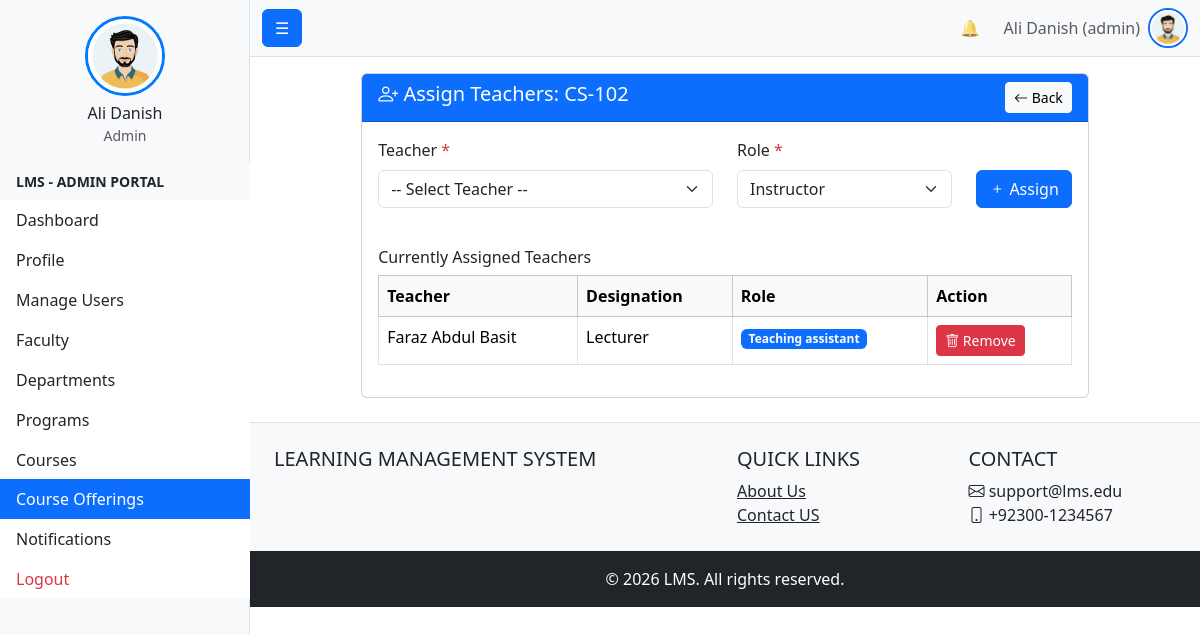
Screenshot of /admin_tools/Academic/Courses/offering/assign_teacher.php?id=1 (signed in) with the database file from the repository.
### tables this page shows
CREATE TABLE `users` (
  `id` int(11) NOT NULL,
  `first_name` varchar(100) NOT NULL,
  `last_name` varchar(100) NOT NULL,
  `full_name` varchar(201) GENERATED ALWAYS AS (concat(`first_name`,' ',`last_name`)) STORED,
  `email` varchar(255) DEFAULT NULL,
  `contact_number` varchar(20) DEFAULT NULL,
  `profile_image` varchar(255) DEFAULT NULL COMMENT 'Stores profile image filename (stored in /public/uploads/profiles/)',
  `campus_id` int(11) DEFAULT NULL,
  `gender` enum('male','female','other') DEFAULT NULL,
  `cnic` varchar(15) DEFAULT NULL,
  `date_of_birth` date DEFAULT NULL,
  `address` text DEFAULT NULL,
  `password_hash` varchar(255) NOT NULL,
  `user_code` varchar(255) NOT NULL,
  `status` enum('active','inactive','suspended') NOT NULL DEFAULT 'active',
  `is_deleted` tinyint(1) NOT NULL DEFAULT 0,
  `created_at` timestamp NOT NULL DEFAULT current_timestamp(),
  `updated_at` timestamp NOT NULL DEFAULT current_timestamp() ON UPDATE current_timestamp(),
  `last_login_at` datetime DEFAULT NULL
);

CREATE TABLE `roles` (
  `role_id` int(11) NOT NULL,
  `role_name` enum('student','faculty','admin','student_affairs','examination','admission','accounts') NOT NULL
);

CREATE TABLE `course_offering` (
  `offering_id` int(11) NOT NULL,
  `course_id` int(11) NOT NULL,
  `academic_year` varchar(9) NOT NULL,
  `semester` enum('1','2','3','4','5','6','7','8','9','10') NOT NULL,
  `term` enum('Fall','Spring','Summer') NOT NULL DEFAULT 'Fall',
  `max_enrollment` int(11) DEFAULT NULL,
  `location` varchar(100) DEFAULT NULL,
  `created_at` timestamp NOT NULL DEFAULT current_timestamp(),
  `updated_at` timestamp NOT NULL DEFAULT current_timestamp() ON UPDATE current_timestamp()
);

CREATE TABLE `course` (
  `course_id` int(11) NOT NULL,
  `department_id` int(11) NOT NULL,
  `course_code` varchar(50) NOT NULL,
  `course_name` varchar(150) NOT NULL,
  `credit_hrs` int(11) NOT NULL,
  `course_type` enum('core','elective') NOT NULL,
  `recommended_semester` int(11) DEFAULT NULL COMMENT 'Recommended semester for the course',
  `description` text DEFAULT NULL,
  `created_at` timestamp NOT NULL DEFAULT current_timestamp(),
  `updated_at` timestamp NOT NULL DEFAULT current_timestamp() ON UPDATE current_timestamp(),
  `is_deleted` tinyint(1) NOT NULL DEFAULT 0,
  `updated_by` int(11) DEFAULT NULL
);

CREATE TABLE `course_teacher` (
  `course_teacher_id` int(11) NOT NULL,
  `offering_id` int(11) NOT NULL,
  `teacher_id` int(11) NOT NULL,
  `role` enum('instructor','co_instructor','lab_instructor','teaching_assistant') NOT NULL DEFAULT 'instructor',
  `created_at` timestamp NOT NULL DEFAULT current_timestamp(),
  `updated_at` timestamp NOT NULL DEFAULT current_timestamp() ON UPDATE current_timestamp()
);

CREATE TABLE `teacher` (
  `teacher_id` int(11) NOT NULL,
  `department_id` int(11) NOT NULL,
  `program_id` int(11) DEFAULT NULL,
  `employee_number` varchar(50) NOT NULL,
  `designation` enum('lecturer','assistant_professor','associate_professor','professor','lab_assistant') NOT NULL,
  `hire_date` date NOT NULL,
  `employment_status` enum('active','on_leave','resigned','retired','terminated') NOT NULL DEFAULT 'active',
  `research_area` varchar(255) DEFAULT NULL,
  `created_at` timestamp NOT NULL DEFAULT current_timestamp(),
  `updated_at` timestamp NOT NULL DEFAULT current_timestamp() ON UPDATE current_timestamp()
);

### config.php (called while the page is built, shortened)
<?php
function url(string $path = ''): string {
    return rtrim(BASE_URL, '/') . '/' . ltrim($path, '/');
}

### admin_tools/Academic/Courses/offering/assign_teacher.php (the view, shortened to what this page needs)
<?php
require_once $_SERVER['DOCUMENT_ROOT'] . '/project1/bootstrap.php';
$offering_id = (int)$_GET['id'];
$stmt = $conn->prepare("
    SELECT co.*, c.course_code, c.course_name, d.department_id
    FROM course_offering co
    JOIN course c ON co.course_id = c.course_id
    JOIN department d ON c.department_id = d.department_id
    WHERE co.offering_id = ?
");
$stmt->bind_param('i', $offering_id);
$stmt->execute();
$offering = $stmt->get_result()->fetch_assoc();
$assigned = $conn->query("
    SELECT ct.*, u.first_name, u.last_name, t.designation
    FROM course_teacher ct
    JOIN users u ON ct.teacher_id = u.id
    JOIN teacher t ON ct.teacher_id = t.teacher_id
    WHERE ct.offering_id = $offering_id
")->fetch_all(MYSQLI_ASSOC);
?>
<div class="container-fluid">
    <div class="row">
        <div class="col-lg-10 mx-auto">
            <div class="card">
                <div class="card-header bg-primary text-white d-flex justify-content-between">
                    <h5 class="mb-0">
                        <i class="bi bi-person-plus"></i> Assign Teachers:
                        <?= htmlspecialchars($offering['course_code']) ?>
                    </h5>
                    <a href="offering_list.php" class="btn btn-light btn-sm">
                        <i class="bi bi-arrow-left"></i> Back
                    </a>
                </div>
                <div class="card-body">
                    <form method="POST" class="mb-4">
                        <div class="row">
                            <div class="col-md-6 mb-3">
                                <label class="form-label">Teacher <span class="text-danger">*</span></label>
                                <select name="teacher_id" class="form-select" required>
                                    <option value="">-- Select Teacher --</option>
                                </select>
                            </div>
                            <div class="col-md-4 mb-3">
                                <label class="form-label">Role <span class="text-danger">*</span></label>
                                <select name="role" class="form-select" required>
                                    <option value="instructor">Instructor</option>
                                </select>
                            </div>
                            <div class="col-md-2 mb-3">
                                <label class="form-label">&nbsp;</label>
                                <button type="submit" class="btn btn-primary w-100">
                                    <i class="bi bi-plus"></i> Assign
                                </button>
                            </div>
                        </div>
                    </form>
                    <h6>Currently Assigned Teachers</h6>
                    <?php if (empty($assigned)): ?>
                        <div class="alert alert-info">No teachers assigned yet.</div>
                    <?php else: ?>
                        <table class="table table-bordered">
                            <thead class="table-light">
                                <tr>
                                    <th>Teacher</th>
                                    <th>Designation</th>
                                    <th>Role</th>
                                    <th>Action</th>
                                </tr>
                            </thead>
                            <tbody>
                                <?php foreach ($assigned as $a): ?>
                                    <tr>
                                        <td><?= htmlspecialchars($a['first_name'] . ' ' . $a['last_name']) ?></td>
                                        <td><?= ucfirst(str_replace('_', ' ', $a['designation'])) ?></td>
                                        <td>
                                            <span class="badge bg-primary">
                                                <?= ucfirst(str_replace('_', ' ', $a['role'])) ?>
                                            </span>
                                        </td>
                                        <td>
                                            <a href="?id=<?= $offering_id ?>&remove=<?= $a['course_teacher_id'] ?>"
                                               class="btn btn-sm btn-danger"
                                               onclick="return confirm('Remove this teacher?')">
                                                <i class="bi bi-trash"></i> Remove
                                            </a>
                                        </td>
                                    </tr>
                                <?php endforeach; ?>
                            </tbody>
                        </table>
                    <?php endif; ?>
                </div>
            </div>
        </div>
    </div>
</div>
<?php
require_once '../../../../templates/layout/master_base.php';
?>

### templates/layout/navbar.php (shortened to what this page needs)
<?php
require_once $_SERVER['DOCUMENT_ROOT'].'/project1/bootstrap.php';
$name = 'Guest';
$role = 'guest';
$profile_image_url = url('public/male_avatar.jpeg');
if (isset($_SESSION['user_id'])) {
    $user_id = $_SESSION['user_id'];
    $stmt = $conn->prepare("
        SELECT u.full_name, r.role_name
        FROM users u
        LEFT JOIN user_roles ur ON u.id = ur.user_id
        LEFT JOIN roles r ON ur.role_id = r.role_id
        WHERE u.id = ?
        LIMIT 1
    ");
    $stmt->bind_param('i', $user_id);
    $stmt->execute();
    $result = $stmt->get_result();
    if ($row = $result->fetch_assoc()) {
        $name = $row['full_name'];
        $role = $row['role_name'] ?? 'guest';
    }
} else {
    $unread_count = 0;
    $notifications = [];
}
?>
<nav class="navbar navbar-expand-lg navbar-light bg-light border-bottom">
    <div class="container-fluid">
        <button class="btn btn-primary " id="sidebarToggle">☰</button>
        <div class="collapse navbar-collapse" id="navbarNav">
            <ul class="navbar-nav ms-auto align-items-center">
                <li class="nav-item dropdown me-3">
                    <a class="nav-link position-relative" href="#" id="notificationDropdown" role="button"
                       data-bs-toggle="dropdown" aria-expanded="false" title="Notifications">
                        🔔
                    </a>
                </li>
                <li class="nav-item me-2">
                    <span class="text-muted"><?= htmlspecialchars($name) ?> (<?= htmlspecialchars($role) ?>)</span>
                </li>
                <li class="nav-item dropdown">
                    <a class="nav-link p-0" href="#" id="userDropdown" role="button" data-bs-toggle="dropdown" aria-expanded="false" title="Profile Menu">
                        <img src="<?= $profile_image_url ?>" alt="Profile" class="rounded-circle border border-2 border-primary" style="width: 40px; height: 40px; object-fit: cover; cursor: pointer;">
                    </a>
                </li>
            </ul>
        </div>
    </div>
</nav>

### rows the page displays
users: full_name "Ali Danish", roles.role_name "admin"
course_offering: course.course_code "CS-102"
course_teacher: users.first_name+last_name "Faraz Abdul Basit", teacher.designation "Lecturer", role "Teaching assistant"

### other values shown
$name "Ali Danish"
$role "Admin"
$role "ADMIN"
$label "Dashboard"
$label "Profile"
$label "Manage Users"
$label "Faculty"
$label "Departments"
$label "Programs"
$label "Courses"
$label "Course Offerings"
$label "Notifications"
